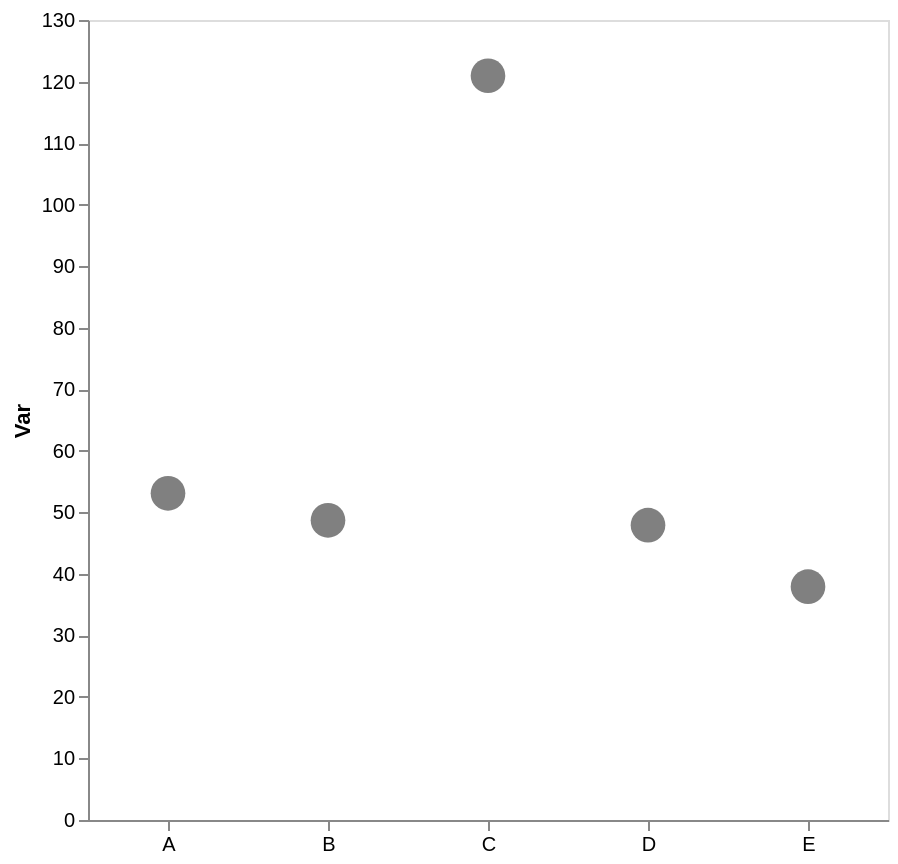

Vega-Lite specification for this chart:
### Vega-Lite specification from a JSON file in a GitHub repository (floating-point values rounded to 4 significant figures)
{"config": {"view": {"continuousWidth": 300, "continuousHeight": 300}, "axis": {"grid": false}, "bar": {"color": "gray"}}, "data": {"name": "data-33babfc4ef7d9b9bc2cf14648382addf"}, "mark": {"type": "point", "color": "gray", "filled": true, "size": 300}, "encoding": {"x": {"axis": {"labelAngle": 0, "title": null}, "field": "cat", "type": "nominal"}, "y": {"aggregate": "mean", "axis": {"title": "Var"}, "field": "var1", "type": "quantitative"}}, "height": 400, "width": 400, "$schema": "https://vega.github.io/schema/vega-lite/v5.17.0.json", "datasets": {"data-33babfc4ef7d9b9bc2cf14648382addf": [{"cat": "E", "var1": 38.08, "var2": 50.79}, {"cat": "D", "var1": 51.35, "var2": 50.66}, {"cat": "B", "var1": 51.48, "var2": 59.82}, {"cat": "D", "var1": 48.75, "var2": 43.05}, {"cat": "B", "var1": 60.73, "var2": 57.04}, {"cat": "C", "var1": 121.9, "var2": 40.27}, {"cat": "B", "var1": 45.98, "var2": 67.56}, {"cat": "A", "var1": 53.08, "var2": 35.89}, {"cat": "C", "var1": 120.0, "var2": 48.4}, {"cat": "D", "var1": 43.62, "var2": 57.81}, {"cat": "E", "var1": 37.75, "var2": 35.14}, {"cat": "B", "var1": 36.6, "var2": 66.08}]}}
